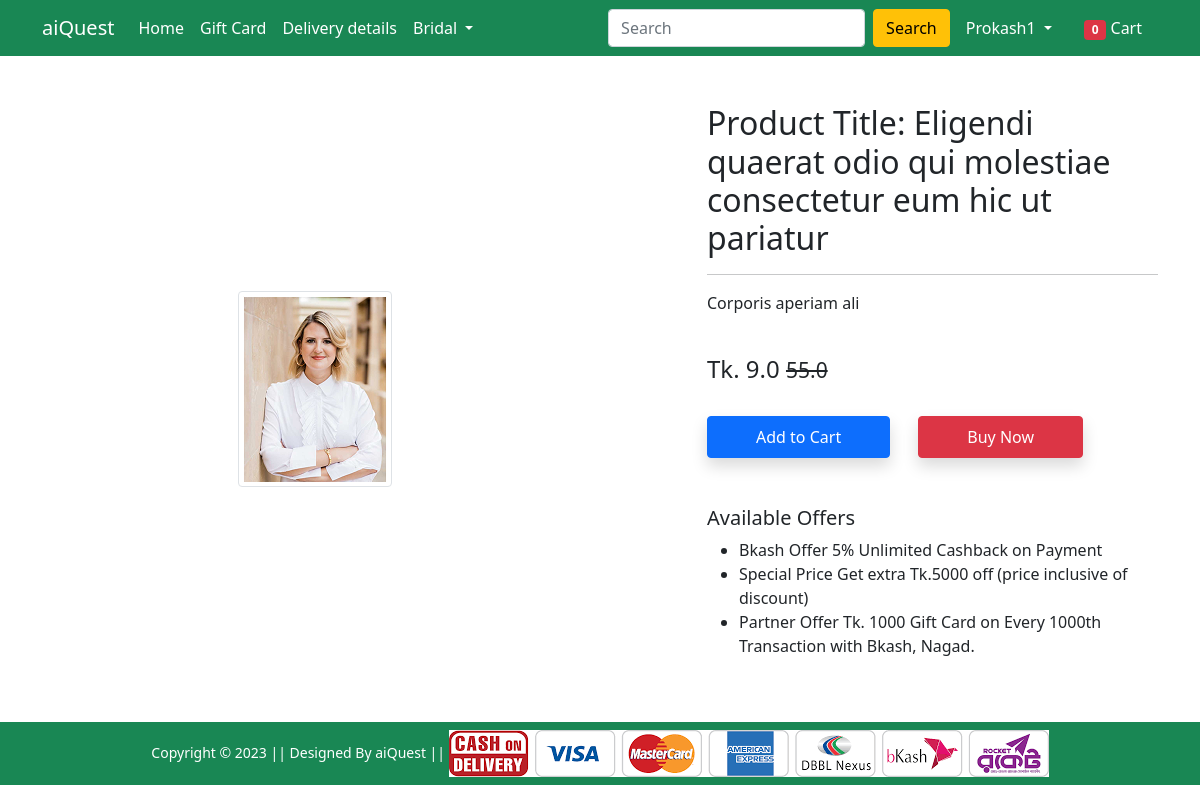
Screenshot of /product-detail/3 (signed in) with the database file from the repository.
### Shop/models.py (models this page shows, shortened)
class Product(models.Model):
    title = models.CharField(max_length=300)
    selling_price = models.FloatField()
    discounted_price = models.FloatField()
    description = models.TextField()
    brand = models.CharField(max_length=40)
    category = models.CharField(choices=CATEGORY_CHOICES , max_length=3)
    product_image = models.ImageField(upload_to='productImg')

### Shop/views.py (the view)
# urls.py: path('product-detail/<int:pk>', views.ProductDetailsView.as_view(), name='product-detail'),
@method_decorator(login_required, name="dispatch")
class ProductDetailsView(View):
 def get(self, request, pk):
  total_item = 0
  product =  Product.objects.get(pk=pk)
  item_already_in_cart = False
  if request.user.is_authenticated:
   total_item = len(Card.objects.filter(user = request.user))
   item_already_in_cart = Card.objects.filter(Q(product = product.id) & Q(user=request.user)).exists()
  return render(request, 'Shop/productdetail.html', {'product':product, 'item_already_in_cart':item_already_in_cart, 'total_item':total_item})

### Shop/templates/Shop/productdetail.html (shortened to what this page needs)
{% extends 'Shop/base.html' %}
{% load static %}
{% block main-content %}
<div class="container my-5">
    <div class="row">
        <div class="col-sm-6 text-center align-self-center">
            <img src="{{product.product_image.url}}" alt="" class="img-fluid img-thumbnail">
        </div>
        <div class="col-sm-5 offset-sm-1">
            <h2>Product Title: {{product.title}}</h2>
            <hr>
            <p>{{product.description}}</p> <br>
            <h4>Tk. {{product.discounted_price}} <small class="fw-light text-decoration-line-through">{{product.selling_price}}</small></h4> <br>
            {% if item_already_in_cart %}
            <a href="{% url 'show_cart' %}" class="btn btn-info shadow px-5 py-2 ms-4">go to cart</a>
            {% else %}
            <form action="/add-to-cart" class="d-inline">
                <button type="submit" class="btn btn-primary shadow px-5 py-2" >Add to Cart</button>
            </form>
            {% endif %}
            <a href="{% url 'buy-now' %}" class="btn btn-danger shadow px-5 py-2 ms-4">Buy Now</a>
            <h5 class="mt-5">Available Offers</h5>
            <ul>
                <li>Bkash Offer 5% Unlimited Cashback on Payment</li>
                <li>Special Price Get extra Tk.5000 off (price inclusive of discount)</li>
                <li>Partner Offer Tk. 1000 Gift Card on Every 1000th Transaction with Bkash, Nagad.</li>
            </ul>
        </div>
    </div>
</div>
{% endblock main-content %}

### Shop/templates/Shop/base.html (shortened to what this page needs)
<!doctype html>
{% load static %}
<html lang="en">
<head>
    <link href="https://cdn.jsdelivr.net/npm/bootstrap@5.0.0-beta1/dist/css/bootstrap.min.css" rel="stylesheet"
>
    <link rel="stylesheet" href="{% static 'Shop/css/owl.carousel.min.css' %}">
    <link rel="stylesheet" href="{% static 'Shop/css/all.min.css' %}">
    <link rel="stylesheet" href="{% static 'Shop/css/style.css' %}">
</head>
<body>
    <nav class="navbar navbar-expand-lg navbar-dark bg-success">
        <div class="container">
            <a class="navbar-brand" href="/">aiQuest</a>
            <div class="collapse navbar-collapse" id="navbarSupportedContent">
                <ul class="navbar-nav me-auto mb-2 mb-lg-0">
                    <li class="nav-item">
                        <a class="nav-link active" aria-current="page" href="/">Home</a>
                    </li>
                    <li class="nav-item">
                        <a class="nav-link active" aria-current="page" href="#">Gift Card</a>
                    </li>
                    <li class="nav-item">
                        <a class="nav-link active" aria-current="page" href="#">Delivery details</a>
                    </li>
                    <li class="nav-item dropdown">
                        <a class="nav-link dropdown-toggle text-white" href="#" id="electronicsDropdown" role="button"
                            data-bs-toggle="dropdown" aria-expanded="false">
                            Bridal
                        </a>
                    </li>
                </ul>
                <form class="d-flex">
                    <input class="form-control me-2" type="search" placeholder="Search" aria-label="Search">
                    <button class="btn btn-warning" type="submit">Search</button>
                </form>
                <div>
                    <ul class="navbar-nav me-auto mb-2 mb-lg-0">
                        {% if request.user.is_authenticated %}
                        <li class="nav-item dropdown mx-2">
                            <a class="nav-link dropdown-toggle text-white" href="#" id="profileDropdown" role="button"
                                data-bs-toggle="dropdown" aria-expanded="false">
                                {{request.user|capfirst}}
                            </a>
                        </li>
                        <li class="nav-item mx-2">
                            <a href="{% url 'show_cart' %}" class="nav-link text-white"><span
                                    class="badge bg-danger">{{total_item}}</span> Cart </a>
                        </li>
                        {% endif %}
                    </ul>
                </div>
            </div>
        </div>
    </nav>
    {% block main-content %} {% endblock main-content %}
    <footer class="container-fluid bg-success text-center p-2 mt-5">
        <small class="text-white">Copyright &copy; 2023 || Designed By aiQuest || </small>
        <img src="{% static 'Shop/images/paymentlogo.png' %}" alt="" srcset="" class="img-fluid" height="2px">
    </footer>
</body>
</html>

### rows the page displays
Product: product_image (picture), title "Eligendi quaerat odio qui molestiae consectetur eum hic ut pariatur", description "Corporis aperiam ali", discounted_price "9.0", selling_price "55.0"

### other values shown
{{ request.user|capfirst }} "Prokash1"
{{ total_item }} "0"
